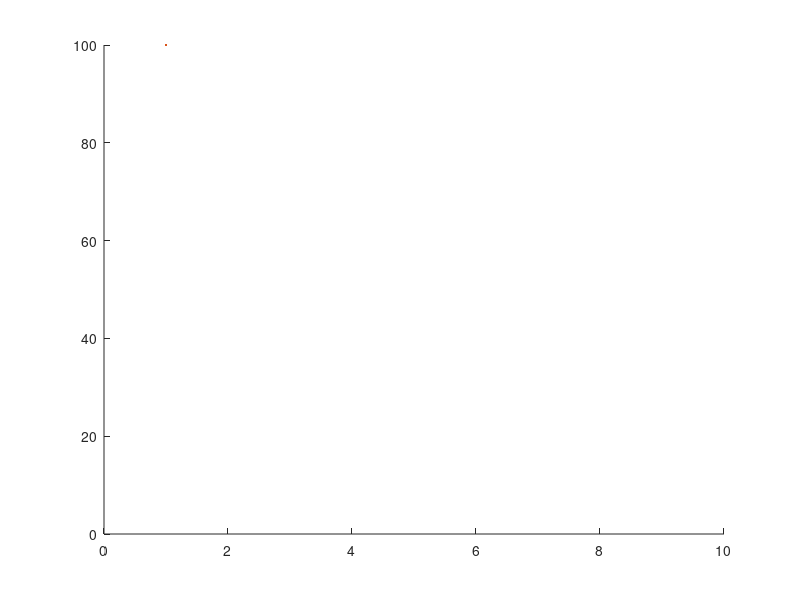

Source code (MATLAB): (Note: this script raises an error after producing the figure.)
clc;
clear;
a=drawCircle(10,0,0,100,100);
imshow(a)
area=1;
lambda=640e-6;
z=10;
delta=[area/100,area/100];
a=transform(a,area,lambda,z,delta);
a=abs(a).^2;
imshow(a)